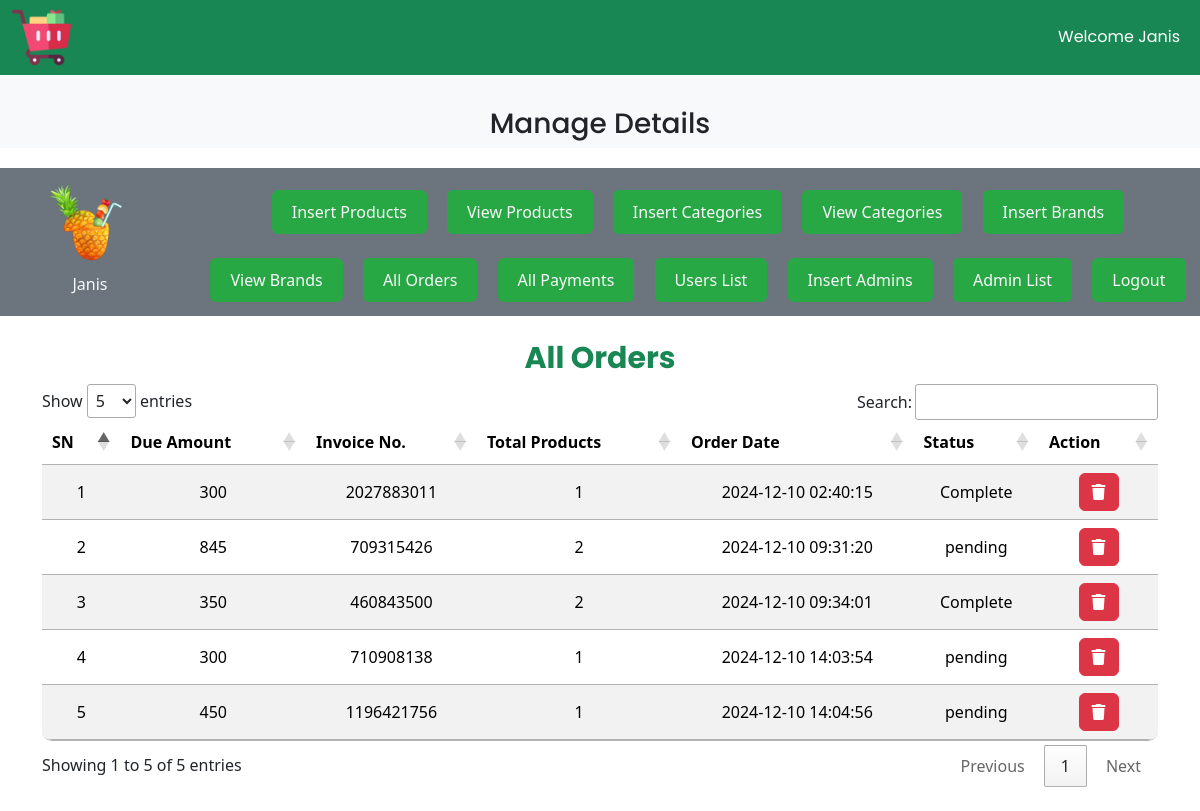
/admin/index.php?list_orders (signed in), run on the app's committed database.
### tables this page shows
CREATE TABLE `user_orders` (
  `order_id` int(11) NOT NULL,
  `user_id` int(11) NOT NULL,
  `amount_due` int(255) NOT NULL,
  `invoice_number` int(255) NOT NULL,
  `total_products` int(255) NOT NULL,
  `order_date` timestamp NOT NULL DEFAULT current_timestamp() ON UPDATE current_timestamp(),
  `order_status` varchar(255) NOT NULL
);

### admin/list_orders.php (the view, shortened to what this page needs)
<?php include('admincss/list_order_styles.php'); ?>
<h3 class="all_order text-center text-success">All Orders</h3>
<table id="ordersTable" class="table table-striped table-hover mt-5">
    <thead>
        <?php
            $get_orders = "SELECT * FROM `user_orders`";
            $result = mysqli_query($con, $get_orders);
            $row_count = mysqli_num_rows($result);
            if ($row_count == 0) {
                echo "<h2 class='text-danger text-center mt-5'
                    style='font-family: \"Poppins\", sans-serif; font-weight: bold;'>No Orders Received Yet</h2>";
            } else {
                echo "<tr>
                    <th>SN</th>
                    <th>Due Amount</th>
                    <th>Invoice No.</th>
                    <th>Total Products</th>
                    <th>Order Date</th>
                    <th>Status</th>
                    <th>Action</th>
                  </tr>
                </thead>
                <tbody>";
                $number = 0;
                while ($row_data = mysqli_fetch_assoc($result)) {
                    $order_id = $row_data['order_id'];
                    $amount_due = $row_data['amount_due'];
                    $invoice_number = $row_data['invoice_number'];
                    $total_products = $row_data['total_products'];
                    $order_date = $row_data['order_date'];
                    $order_status = $row_data['order_status'];
                    $number++;
                    echo "<tr>
                            <td>$number</td>
                            <td>$amount_due</td>
                            <td>$invoice_number</td>
                            <td>$total_products</td>
                            <td>$order_date</td>
                            <td>$order_status</td>
                            <td>
                                <button type='button' class='btn btn-danger' data-bs-toggle='modal' data-bs-target='#deleteModal$order_id'>
                                    <i class='fa-solid fa-trash' style='color: white;'></i>
                                </button>
                            </td>
                        </tr>";
                }
            }
        ?>
    </tbody>
</table>

### admin/index.php (shortened to what this page needs)
<?php
include('../includes/connect.php');
?>
<!DOCTYPE html>
<html lang="en">
<head>
    <link href="https://cdn.jsdelivr.net/npm/bootstrap@5.3.3/dist/css/bootstrap.min.css" rel="stylesheet"
>
    <link rel="stylesheet" href="https://cdnjs.cloudflare.com/ajax/libs/font-awesome/6.7.1/css/all.min.css"
 />
    <link rel="stylesheet" href="style.css">
    <link rel="stylesheet" href="https://cdn.datatables.net/1.13.4/css/jquery.dataTables.min.css">
</head>
<body>
    <div class="container-fluid p-0">
        <nav class="navbar navbar-expand-lg bg-success">
            <div class="container-fluid">
                <img src="../img/trolley.png" alt="" class="logo">
                <nav class="navbar navbar-expand-lg">
                    <ul class="navbar-nav">
                        <li class="nav-item">
                            <a href="index.php" class="nav-link">Welcome <?php echo $_SESSION['admin_username']; ?></a>
                        </li>
                    </ul>
                </nav>
            </div>
        </nav>
        <div class="bg-light">
            <br><h3 class="text-center p-2">Manage Details</h3>
        </div>
        <div class="row">
            <div class="col-md-12 bg-secondary p-1 d-flex align-items-center">
                <div class="px-5">
                    <a href="#"><img src="../img/pj.png" alt="" class="admin_img"></a>
                    <p class="text-light text-center"><?php echo $_SESSION['admin_username']; ?></p>
                </div>
                <div class="button text-center">
                    <button class="btn btn-success my-3 mx-2">
                        <a href="insert_product.php" class="text-light">Insert Products</a>
                    </button>
                    <button class="btn btn-success my-2 mx-2">
                        <a href="index.php?view_products" class="text-light">View Products</a>
                    </button>
                    <button class="btn btn-success my-2 mx-2">
                        <a href="index.php?insert_category" class="text-light">Insert Categories</a>
                    </button>
                    <button class="btn btn-success my-2 mx-2">
                        <a href="index.php?view_categories" class="text-light">View Categories</a>
                    </button>
                    <button class="btn btn-success my-2 mx-2">
                        <a href="index.php?insert_brand" class="text-light">Insert Brands</a>
                    </button>
                    <button class="btn btn-success my-2 mx-2">
                        <a href="index.php?view_brands" class="text-light">View Brands</a>
                    </button>
                    <button class="btn btn-success my-2 mx-2">
                        <a href="index.php?list_orders" class="text-light">All Orders</a>
                    </button>
                    <button class="btn btn-success my-2 mx-2">
                        <a href="index.php?list_payments" class="text-light">All Payments</a>
                    </button>
                    <button class="btn btn-success my-2 mx-2">
                        <a href="index.php?list_users" class="text-light">Users List</a>
                    </button>
                    <button class="btn btn-success my-2 mx-2">
                        <a href="index.php?insert_admin" class="text-light">Insert Admins</a>
                    </button>
                    <button class="btn btn-success my-2 mx-2">
                        <a href="index.php?list_admins" class="text-light">Admin List</a>
                    </button>
                    <button class="btn btn-danger my-2 mx-2" data-bs-toggle="modal" data-bs-target="#logoutModal">
                        <a href="#" class="text-light">Logout</a>
                    </button>
                </div>
            </div>
        </div>
        <div class="container my-4">
            <?php
                if(isset($_GET['list_orders'])){
                    include('list_orders.php');
                }
            ?>
        </div>
    </div>
</body>
</html>

### admin/admincss/list_order_styles.php (shortened to what this page needs)
<style>
    .all_order {
        font-family: "Poppins", sans-serif;
        font-weight: bold;
        font-size: 30px;
    }
    table {
        border-radius: 10px;
        overflow: hidden;
    }
    th, td {
        vertical-align: middle;
        text-align: center;
    }
    .table thead {
        background-color: #f8f9fa;
    }
    .table tbody tr:hover {
        background-color: #f1f1f1;
    }
    .table-striped tbody tr:nth-child(odd) {
        background-color: #f9f9f9;
    }
    .deleteBtn {
        cursor: pointer;
    }
    /*all users style */
    .user_img {
        width: 60px;
        object-fit: contain;
        border-radius: 50%;
    }
</style>

### admin/style.css (style rules this page uses)
* { margin: 0; padding: 0; box-sizing: border-box; }
.logo { width: 5%; height: 5%; }
.nav-link { color: white; font-family: 'Poppins', sans-serif; }
.bg-light h3 { font-family: 'Poppins', sans-serif; padding: 20px 0; margin-bottom: 20px; }
.admin_img { width: 100px; height: 100px; object-fit: contain; border-radius: 50%; }
.bg-secondary p { color: white; text-align: center; }
button a { text-decoration: none; color: inherit; }
.button button { border: none; background-color: #28a745; color: white; padding: 10px 20px; margin: 5px 0; font-size: 16px; cursor: pointer; }

### admin/index.php (style rules this page uses)
body { overflow-x: hidden; }

### admin/admincss/list_order_styles.php (style rules this page uses)
.all_order { font-family: "Poppins", sans-serif; font-weight: bold; font-size: 30px; }
table { border-radius: 10px; overflow: hidden; }
th, td { vertical-align: middle; text-align: center; }
.table thead { background-color: #f8f9fa; }
.table-striped tbody tr:nth-child(odd) { background-color: #f9f9f9; }

### data on the page
user_orders: amount_due "300", invoice_number "2027883011", total_products "1", order_date "2024-12-10 02:40:15", order_status "Complete"
user_orders: amount_due "845", invoice_number "709315426", total_products "2", order_date "2024-12-10 09:31:20", order_status "pending"
user_orders: amount_due "350", invoice_number "460843500", total_products "2", order_date "2024-12-10 09:34:01", order_status "Complete"
user_orders: amount_due "300", invoice_number "710908138", total_products "1", order_date "2024-12-10 14:03:54", order_status "pending"
user_orders: amount_due "450", invoice_number "1196421756", total_products "1", order_date "2024-12-10 14:04:56", order_status "pending"

### other printed values
$_SESSION['admin_username'] "Janis"
